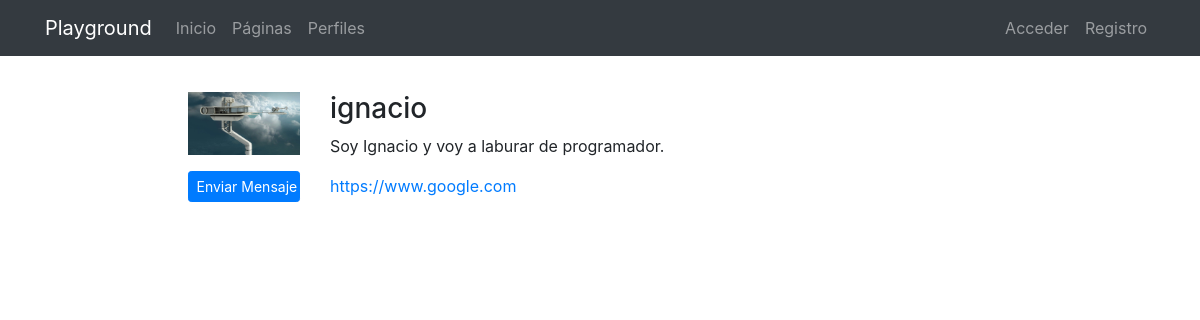
Page /profiles/ignacio/ on the committed database.
### registration/models.py (models this page shows)
class Profile(models.Model):
    user = models.OneToOneField(User, on_delete=models.CASCADE)
    avatar = models.ImageField(upload_to=custom_upload_to, null=True, blank=True)
    bio = models.TextField(null=True, blank=True)
    link = models.URLField(max_length=200, null=True, blank=True)
    class Meta:
        ordering = ['user__username']

### profiles/views.py (the view)
# urls.py: path('<username>/', ProfileDetailView.as_view(), name='detail'),
class ProfileDetailView(DetailView):
    model = Profile
    template_name = 'profiles/profile_detail.html'
    def get_object(self):
        return get_object_or_404(Profile, user__username=self.kwargs['username'])

### profiles/templates/profiles/profile_detail.html (shortened to what this page needs)
{% extends 'core/base.html' %}
{% load static %}
{% block content %}
<main role="main">
  <div class="container">
    <div class="row mt-3">
      <div class="col-md-9 mx-auto mb-5">
        <form action="" method="post" enctype="multipart/form-data">{% csrf_token %}
          <div class="row">
            <div class="col-md-2">
              {% if profile.avatar %}
                <img src="{{profile.avatar.url}}" class="img-fluid">
              {% else %}
                <img src="{% static 'registration/img/no-avatar.jpg' %}" class="img-fluid">
              {% endif %}
              {% if request.user != profile.user %}
                <a href="{% url 'messenger:start' profile.user.username %}" class="btn btn-primary btn-sm btn-block mt-3">
                  Enviar Mensaje
                </a>
              {% endif %}
            </div>
            <div class="col-md-10">
              <h3>{{profile.user}}</h3>
              {% if profile.bio %}<p>{{profile.bio}}</p>{% endif %}
              {% if profile.link %}<p><a href="{{profile.link}}" target="_blank">{{profile.link}}</a></p>{% endif %}
            </div>
          </div>
        </form>
      </div>
    </div>
  </div>
</main>
{% endblock %}

### core/templates/core/base.html (shortened to what this page needs)
<!DOCTYPE html>
{% load i18n %}
<html lang="es">
  <head>
    {% load static %}
    <link href="{% static 'core/vendor/bootstrap/css/bootstrap.min.css' %}" rel="stylesheet">
    <link href="{% static 'core/vendor/font-awesome/css/font-awesome.min.css' %}" rel="stylesheet" type="text/css">
    <link href="{% static 'core/css/main.css' %}" rel="stylesheet">
  </head>
  <body>
    <body>
      <nav class="navbar navbar-expand-lg navbar-dark bg-dark">
        <div class="container">
          <a class="navbar-brand" href="{% url 'home' %}">Playground</a>
          <div class="collapse navbar-collapse" id="ned">
            <ul class="navbar-nav mr-auto">
              <li class="nav-item">
                <a class="nav-link" href="{% url 'home' %}">Inicio</a>
              </li>
              <li class="nav-item">
                <a class="nav-link" href="{% url 'pages:pages' %}">Páginas</a>
              </li>
              <li class="nav-item">
                <a class="nav-link" href="{% url 'profiles:list' %}">Perfiles</a>
              </li>
            </ul>
            <ul class="navbar-nav">
              {% if not request.user.is_authenticated %}
                <li class="nav-item">
                  <a class="nav-link" href="{% url 'login' %}">Acceder</a>
                </li>
                <li class="nav-item">
                  <a class="nav-link" href="{% url 'singup' %}">Registro</a>
                </li>
              {% endif %}
            </ul>
          </div>
        </div>
      </nav>
      {% block content %}{% endblock %}
  </body>
</html>

### core/static/core/css/main.css (style rules this page uses)
main { padding-top: 20px; }
:root { --jumbotron-padding-y: 3rem; }

### rows in the picture
Profile: avatar (picture), user "ignacio", bio "Soy Ignacio y voy a laburar de programador.", link "https://www.google.com"
